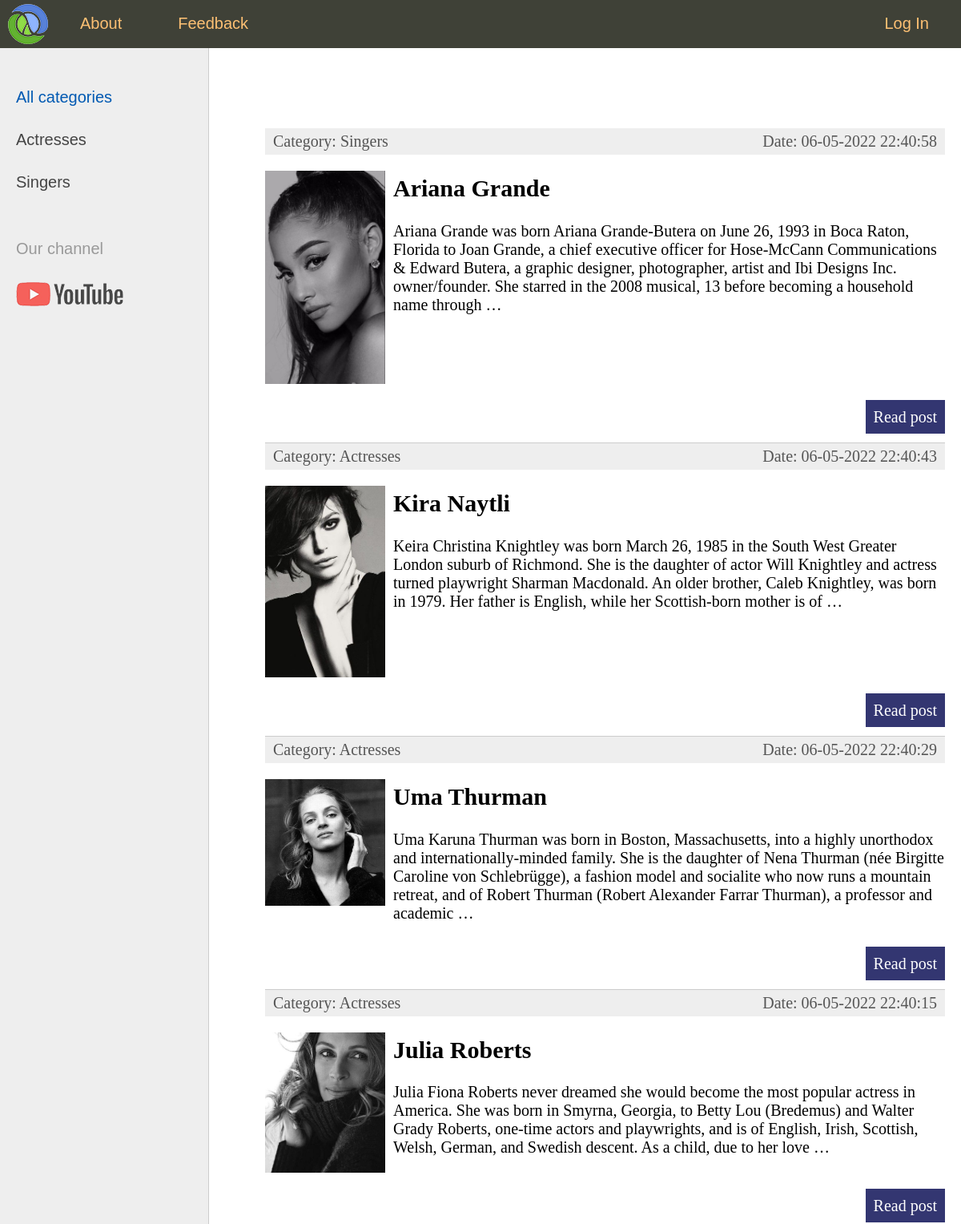
The app's page / (upper part), older data.
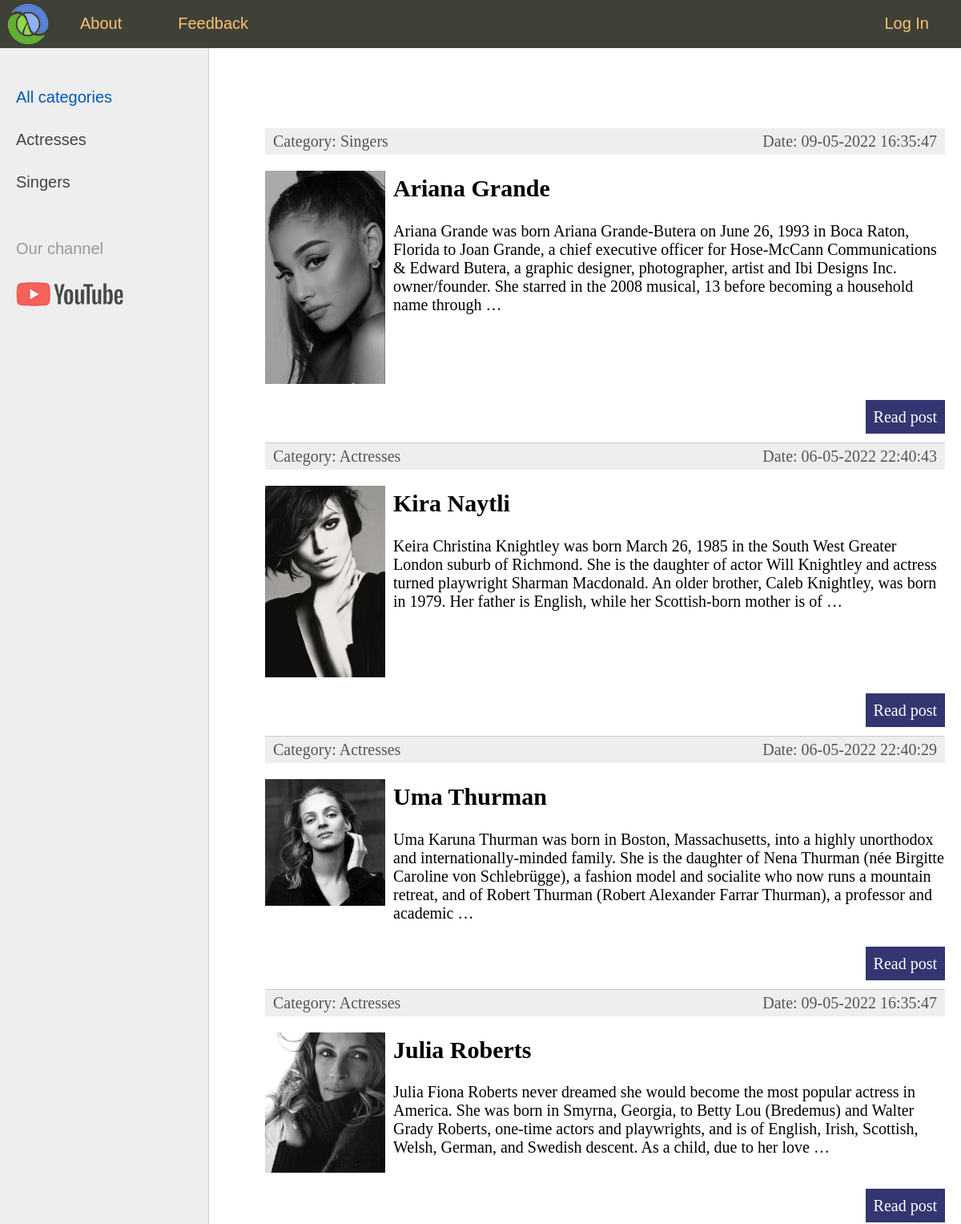
The same page, newer data.
### women/models.py (models this page shows, shortened)
class Category(models.Model):
    name = models.CharField(max_length=100, db_index=True, verbose_name='Category')
    slug = models.SlugField(max_length=255, unique=True, db_index=True, verbose_name="URL")
    def __str__(self):
        return self.name
    def get_absolute_url(self):
        return reverse('category', kwargs={'cat_slug': self.slug})
    class Meta:
        verbose_name = 'Category'
        verbose_name_plural = 'Categories'
        ordering = ['id']

class Women(models.Model):
    title = models.CharField(max_length=255)
    slug = models.SlugField(max_length=255, unique=True, db_index=True, verbose_name="URL")
    content = models.TextField(blank=True)
    photo = models.ImageField(upload_to="photos/%Y/%m/%d/")
    time_create = models.DateTimeField(auto_now_add=True)
    time_update = models.DateTimeField(auto_now=True)
    is_published = models.BooleanField(default=True)
    cat = models.ForeignKey('Category', on_delete=models.PROTECT, verbose_name="Category")
    def get_absolute_url(self):
        return reverse('post', kwargs={'post_slug': self.slug})
    class Meta:
        verbose_name = 'Famous women'
        verbose_name_plural = 'Famous women'
        ordering = ['-time_create', 'title']

### women/views.py (the view)
# urls.py: path('', WomenHome.as_view(), name='home'),    # http://127.0.0.1:8000/
class WomenHome(DataMixin, ListView):
    model = Women
    template_name = 'women/index.html'
    context_object_name = 'posts'
    def get_context_data(self, *, object_list=None, **kwargs):
        context = super().get_context_data(**kwargs)
        c_def = self.get_user_context(title="Main page")
        return dict(list(context.items()) + list(c_def.items()))
    def get_queryset(self):
        return Women.objects.filter(is_published=True)

### women/utils.py (called while the page is built)
    def get_user_context(self, **kwargs):
        context = kwargs
        cats = Category.objects.annotate(Count('women'))
        user_menu = menu.copy()
        if not self.request.user.is_authenticated:
            user_menu.pop(1)
        context['menu'] = user_menu
        context['cats'] = cats
        if 'cat_selected' not in context:
            context['cat_selected'] = 0
        return context

### women/templates/women/index.html (shortened to what this page needs)
{% extends 'women/base.html' %}
{% block content %}
<ul class="list-articles">
	{% for post in posts %}
			<li><div class="article-panel">
	<p class="first">Category: {{ post.cat }}</p>
	<p class="last">Date: {{ post.time_update | date:"d-m-Y H:i:s" }}</p>
</div>
{% if post.photo %}
	<p><img class="img-article-left thumb" src="{{ post.photo.url }}"></p>
{% endif %}
				<h2>{{post.title}}</h2>
	{% autoescape on %}
	{{ post.content | linebreaks | truncatewords:50 }}
	{% endautoescape %}
			<p class="link-read-post"><a href="{{ post.get_absolute_url }}">Read post</a></p>
			</li>
	{% endfor %}
</ul>
{% endblock %}

### women/templates/women/base.html (shortened to what this page needs)
{% load static %}
{% load women_tags %}
<!DOCTYPE html>
<html>
<head>
	<link type="text/css" href="{% static 'women/css/styles.css' %}" rel="stylesheet" />
</head>
<body>
<table class="table-page" border=0 cellpadding="0" cellspacing="0">
<tr><td valign=top>
{% block mainmenu %}
		<div class="header">
			<ul id="mainmenu" class="mainmenu">
			<li class="logo"><a href="{% url 'home' %}"><div class="logo"></div></a></li>
{% for m in menu %}
	{% if not forloop.last %}
			<li><a href="{% url m.url_name %}">{{m.title}}</a></li>
	{% else %}
			<li class="last"><a href="{% url m.url_name %}">{{m.title}}</a></li>
	{% endif %}
{% endfor %}
			</ul>
		</div>
{% endblock mainmenu %}
<table class="table-content" border=0 cellpadding="0" cellspacing="0">
<tr>
	<td valign="top" class="left-chapters">
	<ul id="leftchapters">
{% if cat_selected == 0 %}
		<li class="selected">All categories</li>
{% else %}
		<li><a href="{% url 'home' %}">All categories</a></li>
{% endif %}
{% for c in cats %}
{% if c.women__count > 0 %}
	{% if c.pk == cat_selected %}
		<li class="selected">{{c.name}}</li>
	{% else %}
		<li><a href="{{ c.get_absolute_url }}">{{c.name}}</a></li>
	{% endif %}
{% endif %}
{% endfor %}
		<li class="share">
		<p>Our channel</p>
		<a class="share-yt" href="https://www.youtube.com/watch?v=dQw4w9WgXcQ&ab_channel=RickAstley" target="_blank" rel="nofollow"></a>
		</li>
	</ul>
</td>
<td valign="top" class="content">
	<div class="content-text">
{% block content %}
{% endblock %}
	</div>
</td></tr></table>
</td></tr>
</table>
</body>
</html>

### women/static/women/css/styles.css (style rules this page uses)
html, body { font-family: 'Arial'; margin: 0; padding: 0; height: 100%; width: 100%; color: #444; }
a { color: #0059b2; text-decoration: none; }
img { max-width: 600px; height: auto; }
img.img-article-left { max-width: 300px; height: auto; float: left; padding: 0 10px 10px 0; }
img.img-article-left.thumb { max-width: 150px; height: auto; }
p.link-read-post { text-align: right; }
p.link-read-post a { padding: 10px; min-width: 100px; background: #333671; color: #fff; text-decoration: none; }
div.article-panel { background: #eee; padding: 5px 10px 5px 10px; box-sizing: border-box; overflow: hidden; color: #555; }
div.article-panel p.first { margin: 0; float: left; }
div.article-panel p.last { margin: 0; float: right; }
ul.list-articles { list-style: none; margin: 0; padding: 0; }
ul.list-articles li { border-bottom: 1px solid #ccc; }
.table-page { width: 100%; height: 100%; vertical-align: top; }
.table-page tr { height: 100%; }
.header { background: #3F4137; height: 60px; }
.logo { background: url('../images/logo.png') no-repeat 10px 5px; width: 70px; height: 60px; }
ul.mainmenu { list-style: none; margin: 0; padding: 0; height: 60px; color: #fdc073; font-size: 20px; overflow: hidden; }
ul.mainmenu li { float: left; margin: 18px 40px 0 30px; }
ul.mainmenu li.logo { margin: 0; }
ul.mainmenu li.last { float: right; }
ul.mainmenu li a { color: #fdc073; text-decoration: none; }
.table-content { width: 100%; min-height: 100%; height: 100%; }
.left-chapters { margin: 0; background: #eee; border-right: 1px solid #ccc; min-height: 100%; }
.left-chapters ul { width: 230px; min-height: 100%; margin: 0; padding: 20px 10px 10px 20px; list-style: none; font-size: 20px; }
.left-chapters ul li { margin: 30px 0 0 0; color: #999; }
.left-chapters ul li.selected { color: #0059b2; }
.left-chapters ul li a { color: #444; text-decoration: none; }
.left-chapters ul li.share { margin: 60px 0 0 0; }
.left-chapters ul li.share p { margin: 30px 0 30px 0; }
.left-chapters ul li.share a { display: inline-block; width: 40px; height: 40px; margin: 0 20px 0 0; }
.left-chapters ul li.share a.share-yt { width: 100%; height: 30px; background: url('../images/share_yt.png') no-repeat 0 0 }
.content { padding: 40px 20px 20px 40px; width: 100%; box-sizing: border-box; }
.content-text { margin: 60px 0 0 30px; color: #000; font-size: 20px; font-family: Yandex Sans Display Light; }

Row changes from the older to the newer data that the page shows:
changed Women "Ariana Grande": time_update "06-05-2022 22:40:58" → "09-05-2022 16:35:47"
changed Women "Julia Roberts": time_update "06-05-2022 22:40:15" → "09-05-2022 16:35:47"
